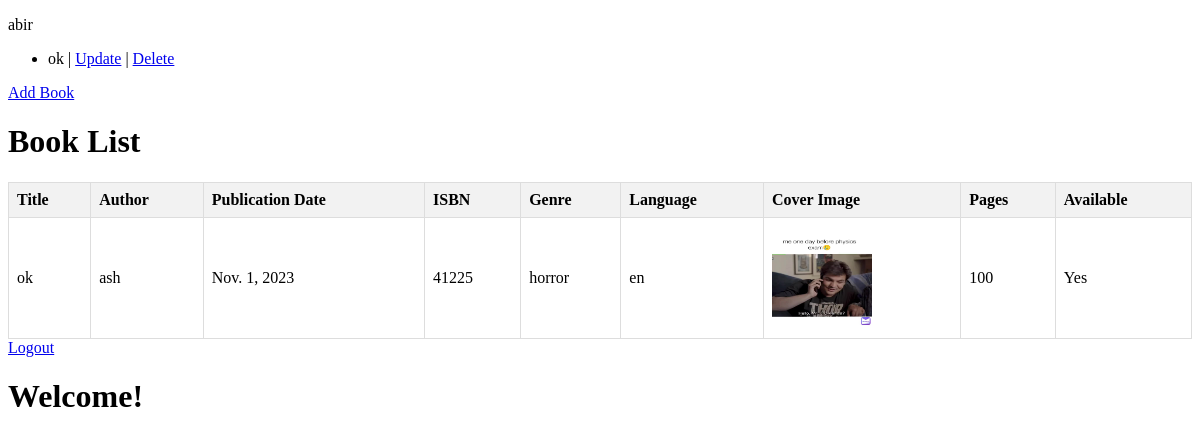
Page /index/ (signed in) on the earlier database version.
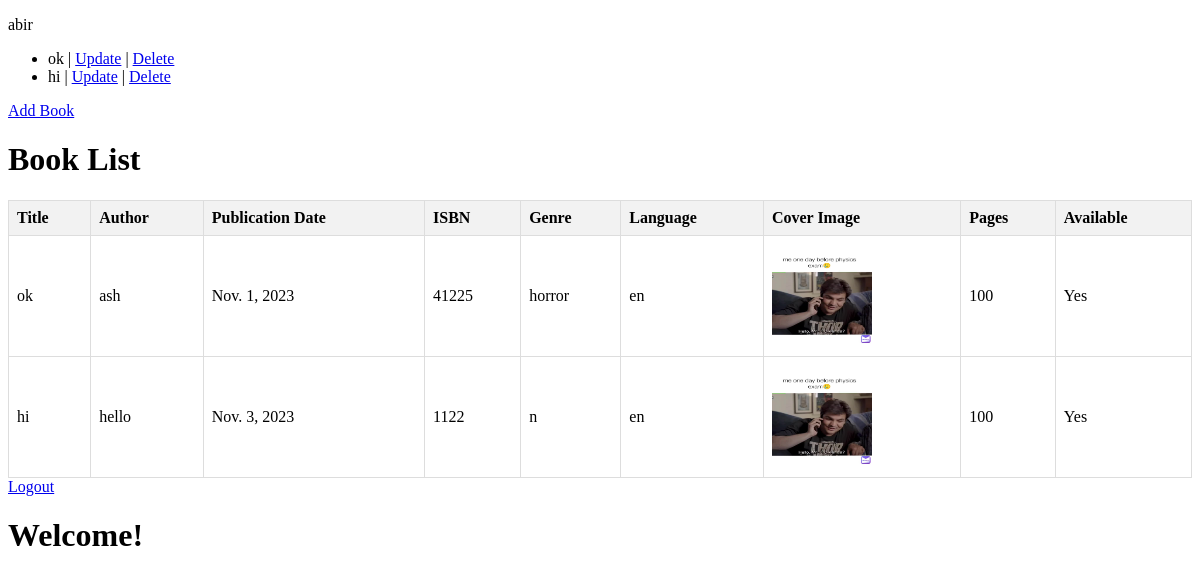
Same page on the later database version.
### books/models.py (models this page shows, shortened)
class Book(models.Model):
    title = models.CharField(max_length=200)
    author = models.CharField(max_length=100)
    publication_date = models.DateField()
    isbn = models.CharField(max_length=13)
    genre = models.CharField(max_length=50, default="n")
    language = models.CharField(max_length=20, default="en")
    cover_image = models.ImageField(upload_to="book_covers/", default=0)
    pages = models.PositiveIntegerField(default=0)  # Default value set to 0
    is_available = models.BooleanField(default=True)

### books/views.py (the view)
# urls.py: path('index/', BooksListView.as_view(), name='index'),
class BooksListView(ListView):
    model = Book
    template_name = 'index.html'  # Make sure to specify the template name
    context_object_name = 'book_list'  # Specify the context variable name to be used in the template

### books/templates/index.html (shortened to what this page needs)
{% extends "base.html" %}
{% block content %}
{% if request.user.is_authenticated %}
  <p>{{ request.user.username }}</p>
<ul>
  {% for book in book_list %}
      <li>
          {{ book.title }}
          | <a href="{% url 'update_book' book.id %}">Update</a>
          | <a href="{% url 'delete_book' book.id %}">Delete</a>
      </li>
  {% empty %}
      <li>No books added.</li>
  {% endfor %}
</ul>
<a href="{% url 'add_book' %}">Add Book</a>
  <h1>Book List</h1>
  <table>
    <tr>
      <th>Title</th>
      <th>Author</th>
      <th>Publication Date</th>
      <th>ISBN</th>
      <th>Genre</th>
      <th>Language</th>
      <th>Cover Image</th>
      <th>Pages</th>
      <th>Available</th>
    </tr>
    {% for book in book_list %}
      <tr>
        <td>{{ book.title }}</td>
        <td>{{ book.author }}</td>
        <td>{{ book.publication_date }}</td>
        <td>{{ book.isbn }}</td>
        <td>{{ book.genre }}</td>
        <td>{{ book.language }}</td>
        <td><img src="{{ book.cover_image.url }}" width="100" height="100"></td>
        <td>{{ book.pages }}</td>
        <td>{% if book.is_available %}Yes{% else %}No{% endif %}</td>
      </tr>
    {% endfor %}
  </table>
  <a href="{% url 'logout' %}">Logout</a>
{% else %}
  <a href="{% url 'login' %}">Login</a>
  <a href="{% url 'signup' %}">Signup</a>
{% endif %}
<h1>Welcome!</h1>
{% endblock %}

Differences in the rows shown:
added Book: title "hi", author "hello", publication_date "Nov. 3, 2023", isbn "1122", genre "n", language "en", cover_image (picture), pages "100", is_available "Yes"
